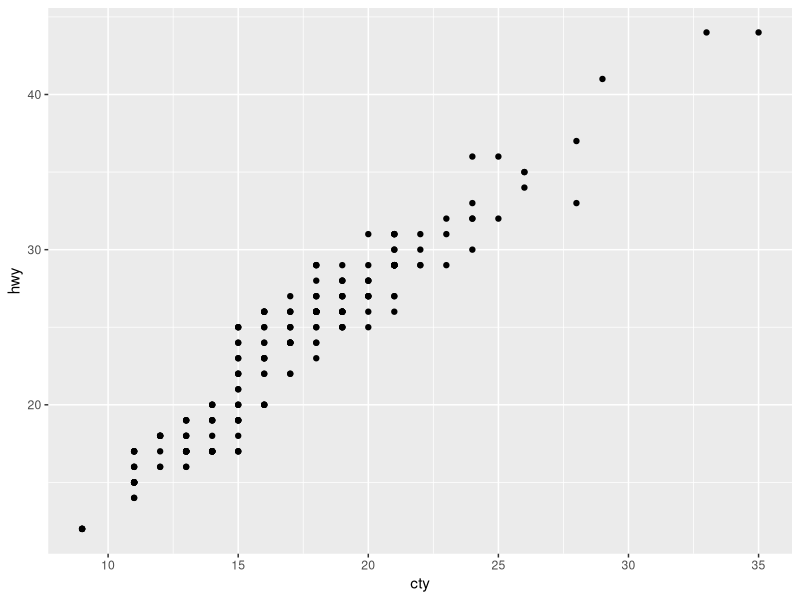
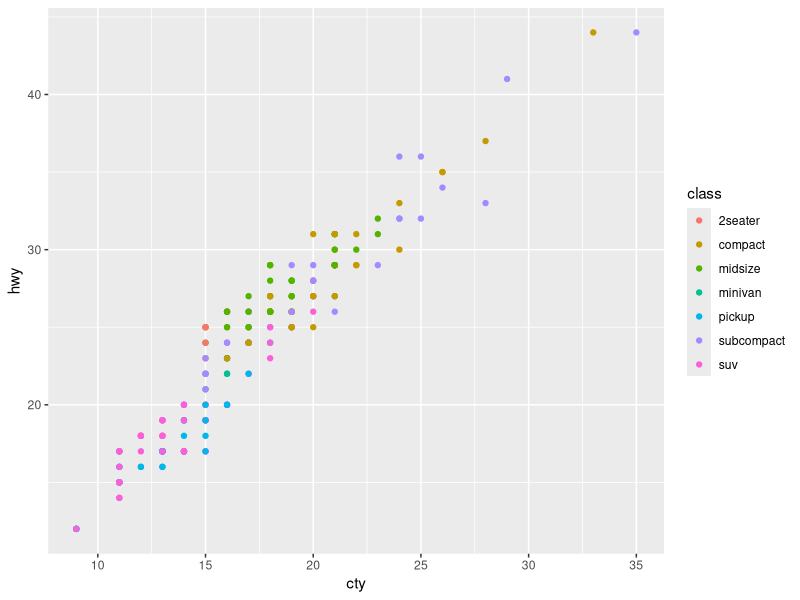
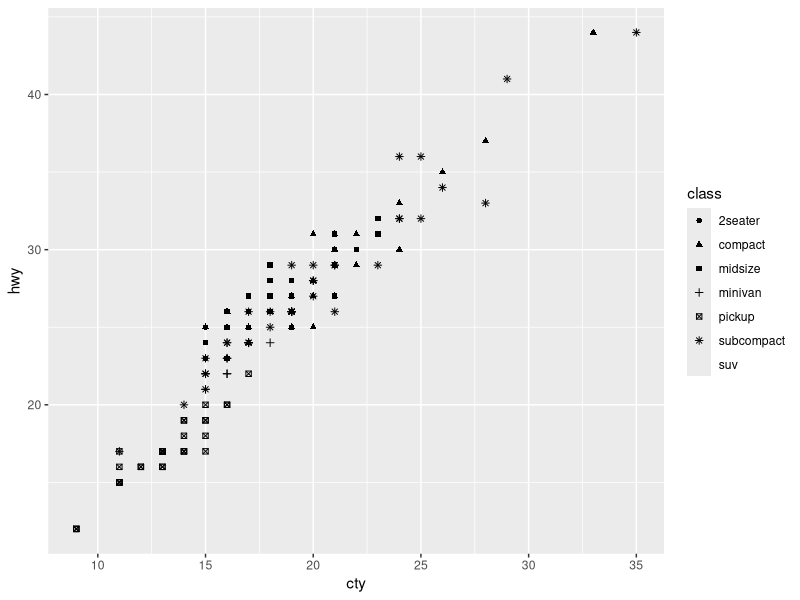
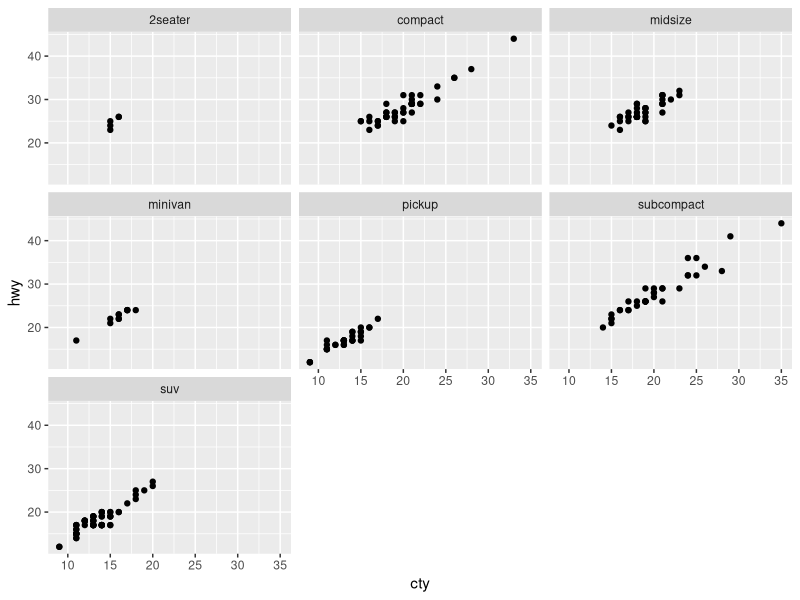
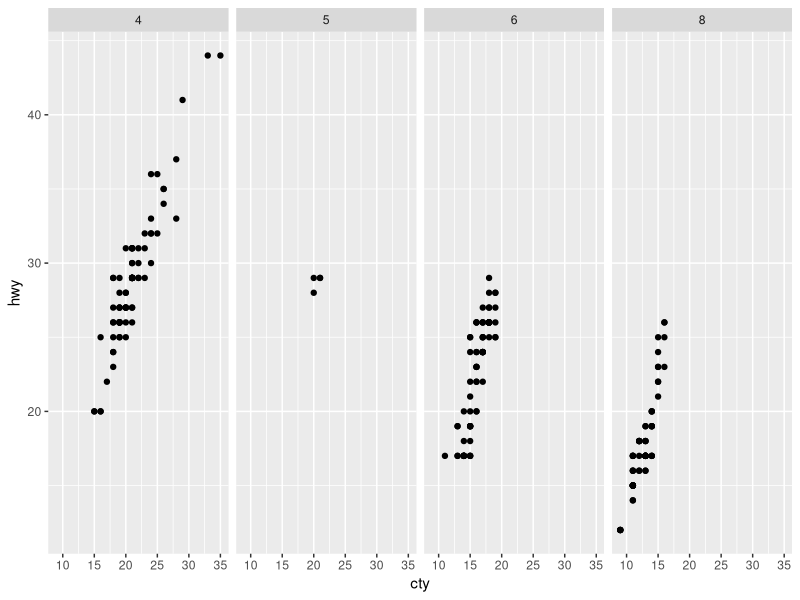
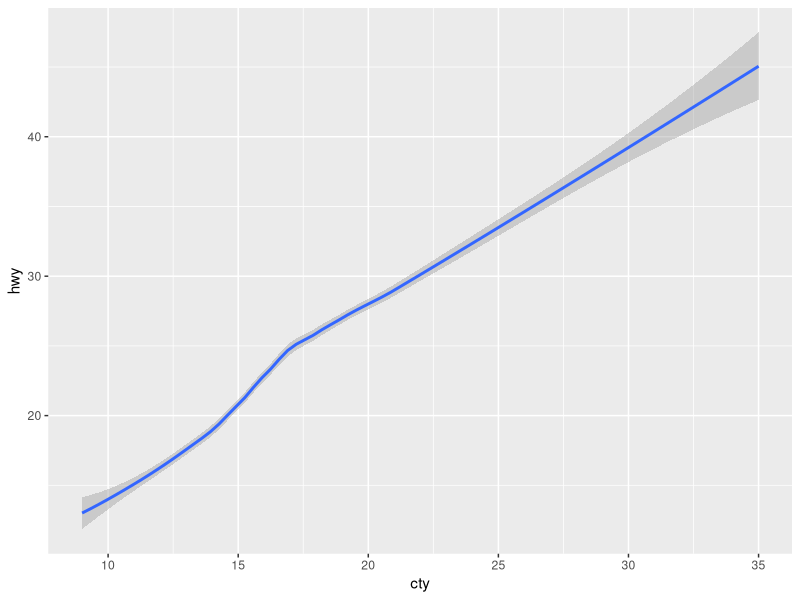
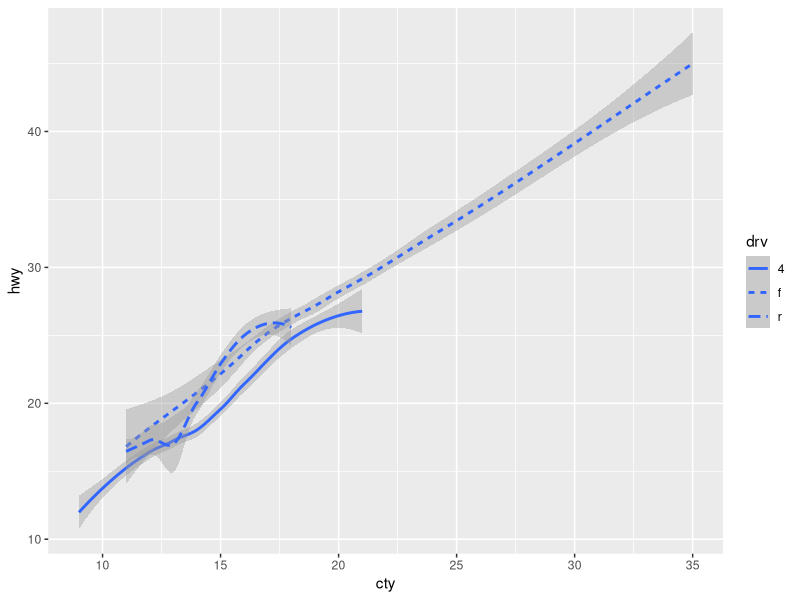
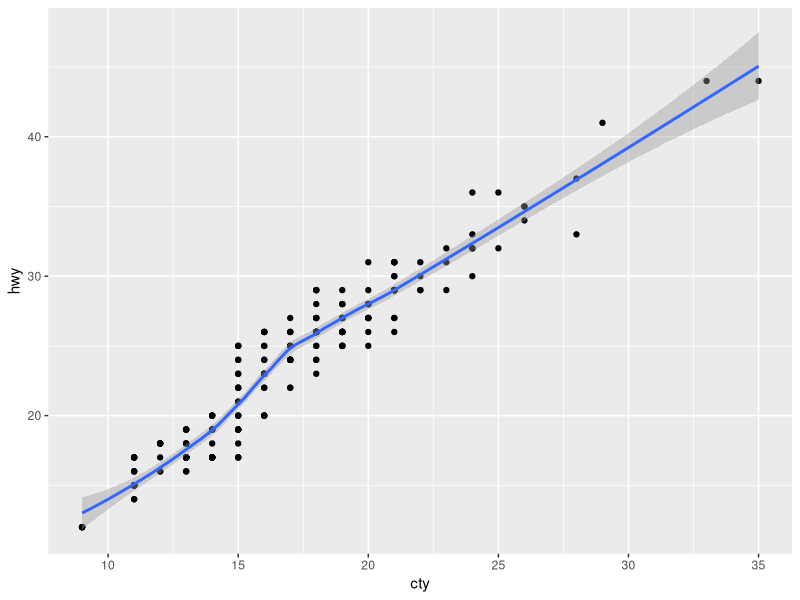

Recreate these plots in R, in order.
## ---- chunk 1

install.packages("tidyverse")

library(tidyverse)

## ---- chunk 2

mpg

## ---- chunk 3

? mpg

## ---- chunk 4

ggplot(data = mpg) + 
  geom_point(mapping = aes(x = cty, y = hwy))

## ---- chunk 5

ggplot(data = mpg) + 
  geom_point(mapping = aes(x = cty, y = hwy, color = class))

## ---- chunk 6

ggplot(data = mpg) + 
  geom_point(mapping = aes(x = cty, y = hwy, shape = class))

## ---- chunk 7
ggplot(data = mpg) + 
  geom_point(mapping = aes(x = cty, y = hwy)) + 
  facet_wrap(~ class, nrow = 3)
## ---- chunk 8

ggplot(data = mpg) + 
  geom_point(mapping = aes(x = cty, y = hwy)) + 
  facet_grid(. ~ cyl)


## ---- chunk 9
ggplot(data = mpg) + 
  geom_smooth(mapping = aes(x = cty, y = hwy))
## ---- chunk 10

ggplot(data = mpg) + 
  geom_smooth(mapping = aes(x = cty, y = hwy, linetype = drv))

## ---- chunk 11

ggplot(data = mpg) + 
  geom_point(mapping = aes(x = cty, y = hwy)) +
  geom_smooth(mapping = aes(x = cty, y = hwy))

## ---- chunk 12

ggplot(data = mpg, mapping = aes(x = cty, y = hwy)) + 
  geom_point(mapping = aes(color = class)) + 
  geom_smooth()

## ---- chunk 13

ggplot(data = mpg, mapping = aes(x = cty, y = hwy)) + 
  geom_point(mapping = aes(color = class)) + 
  geom_smooth(data = filter(mpg, class == "suv"), se = FALSE)

## ---- chunk 14

ggplot(data = diamonds) + 
  geom_bar(mapping = aes(x = color))

? diamonds

## ---- chunk 15

ggplot(data = diamonds) + 
  stat_summary(
    mapping = aes(x = cut, y = carat),
    fun.ymin = min,
    fun.ymax = max,
    fun.y = median
  )

## ---- chunk 16

ggplot(data = diamonds) + 
  geom_bar(mapping = aes(x = cut, fill = color))

## ---- chunk 17

ggplot(data = diamonds) + 
  geom_bar(mapping = aes(x = cut, fill = color),
           position = "dodge"
  )

## ---- chunk 18

ggplot(data = diamonds) + 
  geom_bar(mapping = aes(x = cut, fill = color),
           alpha = 1/5, 
           position = "identity"
  )

## ---- chunk 19

ggplot(data = mpg) + 
  geom_point(mapping = aes(x = cty, y = hwy), position = "jitter")

## ---- chunk 20

graph <- ggplot(data = diamonds) + 
  geom_bar(mapping = aes(x = cut, fill = color))

graph + coord_polar()

## ---- chunk 21

## ---- chunk 22

## ---- chunk 23

## ---- chunk 24

## ---- chunk 25

## ---- chunk 26

## ---- chunk 27

## ---- chunk 28

## ---- chunk 29

## ---- chunk 30

## ---- chunk 31

## ---- chunk 32

## ---- chunk 33

## ---- chunk 34

